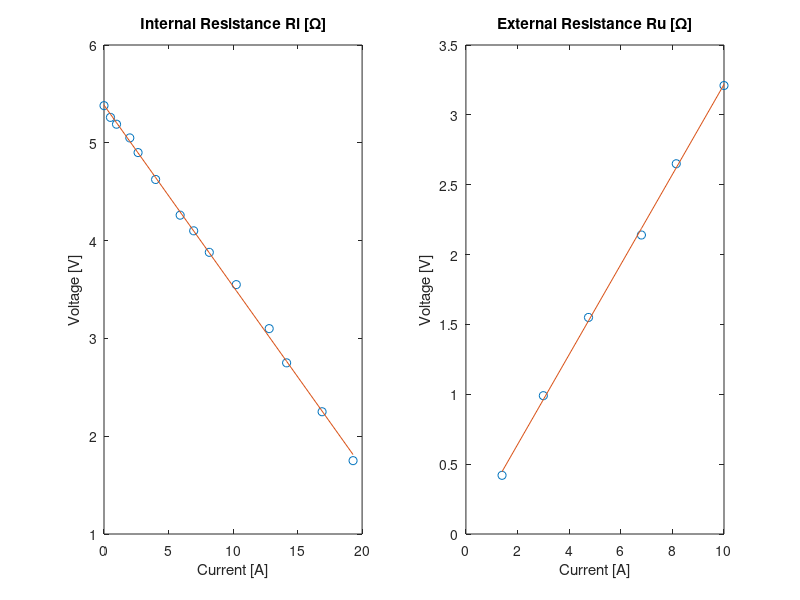
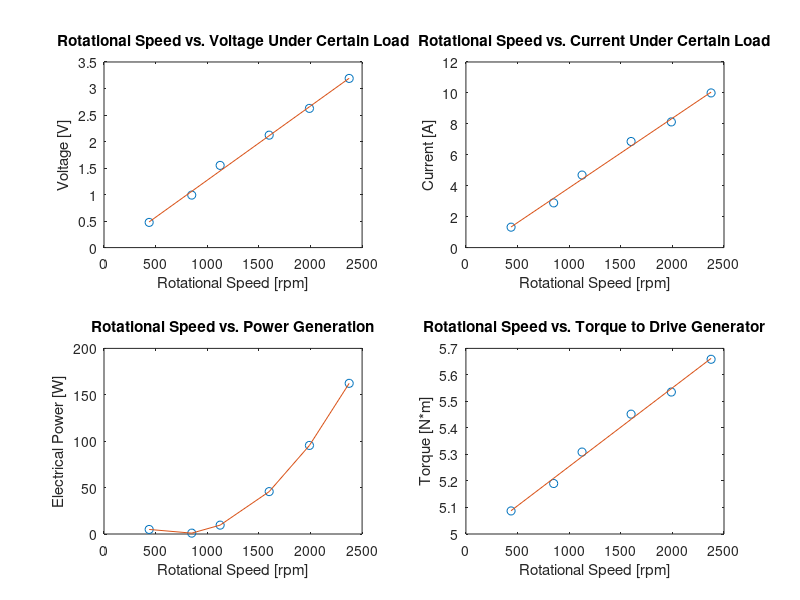

MATLAB code to generate these figures, in order:
% PROGRAMMER: ARDAVAN AMINI
% 
% INPUTS: Start-Torque, Brush Voltage Loss, Currents and Voltages at a
%         Fixed Rotational Speed, Currents and Voltages Under a Specified 
%         Load, Currents and Voltages with Varying Rotational Speed (Under 
%         Previous Specified Load)
% OUTPUTS: Internal Resistance, External Resistance, Power Input/Output,
%          Torque to Drive Generator, Plots
%
% Ru=External Resistance / Ri=Internal Resistance / phi=Magnetic Flux Const
% U=Voltage / I=Current / T=Torque to Drive Generator / L=Losses /
% T0=Torque to Overcome Losses / Ub=Voltage Brush Losses
%
clear, clc
T0=input('Enter the Start-Torque of the Generator [N*m]: '); % test .045
Ub=input('Enter the Voltage Losses [V]: '); % test .1
% Tests Using Rheostat [To Find Ri]
% Example Matrices
  U=[5.38,5.26,5.19,5.05,4.9,4.625,4.26,4.1,3.88,3.55,3.1,2.75,2.25,1.75];
  I=[0,.5,.97,2,2.64,4,5.9,6.95,8.16,10.25,12.8,14.15,16.9,19.3];
PRi=polyfit(I,U,1);
Ri=abs(PRi(1));
% Tests with Specific Load [To Find Ru]    **Ru is dependent on load
% Example Matrices
  Uu=[.42,.99,1.55,2.14,2.65,3.21];
  Iu=[1.4,3,4.75,6.8,8.15,10];
PRu=polyfit(Iu,Uu,1);
Ru=abs(PRu(1));
% Polyfit Coefficients
% Plotting of Constants
figure(1)
subplot(1,2,1)
plot(I,U,'o',I,PRi(1)*I+PRi(2))
xlabel('Current [A]'); ylabel('Voltage [V]')
title('Internal Resistance Ri [\Omega]')
subplot(1,2,2)
plot(Iu,Uu,'o',Iu,PRu(1)*Iu+PRu(2))
xlabel('Current [A]'); ylabel('Voltage [V]')
title('External Resistance Ru [\Omega]')
% Calculation of Phi using voltage & current with varying speed and a
% constant load
% Example Matrices
  wgen=[437.5,850,1125,1600,1990,2375];
  Igen=[1.32,2.89,4.69,6.86,8.125,10];
  Ugen=[.475,.99,1.55,2.12,2.625,3.19];
phi=(Ugen+Igen*Ri+Ub)./(wgen*(2*pi()/60));
phi=sum(phi)/length(phi);
% Power / efficiency
P_elec=((phi*wgen*(2*pi()/60)-Ub)/(Ru+Ri)).^2*Ru;
P_mech=(phi*((phi*wgen*(2*pi()/60)-Ub)/(Ru+Ri))+T0).*wgen*(2*pi()/60);
eff=P_elec./P_mech*100;
T=phi*Igen+T0; % THE TORQUE
% Polyfit Coefficients
PUgen=polyfit(wgen,Ugen,1);
PIgen=polyfit(wgen,Igen,1);
Ppower=polyfit(wgen,P_elec,2);
Ptq=polyfit(wgen,T,1);
% Plots
figure(2)
subplot(2,2,1)
plot(wgen,Ugen,'o',wgen,PUgen(1)*wgen+PUgen(2))
xlabel('Rotational Speed [rpm]'); ylabel('Voltage [V]');
title('Rotational Speed vs. Voltage Under Certain Load')
subplot(2,2,2)
plot(wgen,Igen,'o',wgen,PIgen(1)*wgen+PIgen(2))
xlabel('Rotational Speed [rpm]'); ylabel('Current [A]');
title('Rotational Speed vs. Current Under Certain Load')
subplot(2,2,3)
plot(wgen,P_elec,'o',wgen,Ppower(1)*wgen.^2+Ppower(2)*wgen+Ppower(3))
xlabel('Rotational Speed [rpm]'); ylabel('Electrical Power [W]');
title('Rotational Speed vs. Power Generation')
subplot(2,2,4)
plot(wgen,T,'o',wgen,Ptq(1)*wgen+Ptq(2))
xlabel('Rotational Speed [rpm]'); ylabel('Torque [N*m]');
title('Rotational Speed vs. Torque to Drive Generator')
